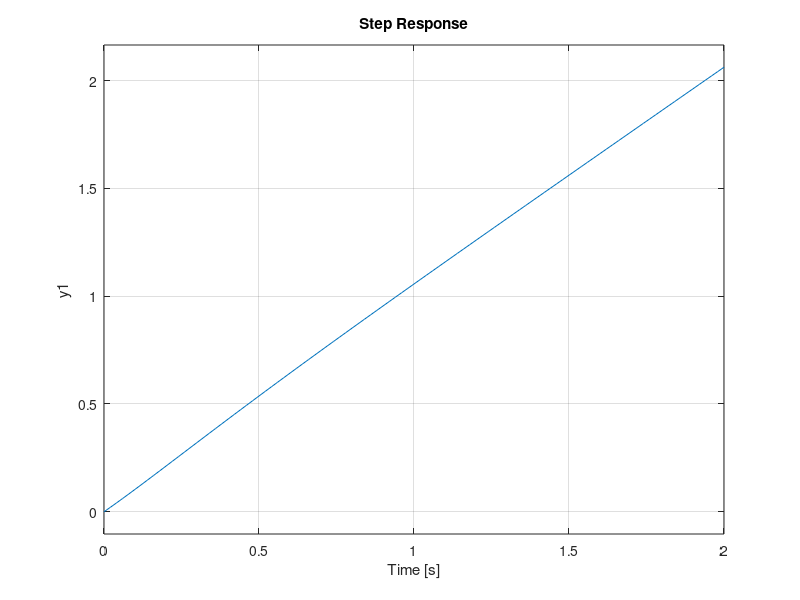

Recreate this plot in MATLAB.
clc;
clear;
close;

s = tf('s');
gs = 1/s;
hs = 1/(s + 1);
cs = feedback(gs, hs);
isstable(cs);
subplot(221);
step(cs);
disp(cs);

g1 = 1/(s + 3);
g2 = 1/(s + 5);
g3 = 1/s;
g4 = series(g1, g2);
g5 = feedback(g4, 1);
g6 = parallel(g5, g3);
subplot(222);
step(g6);
disp(g6);
isstable(g6);